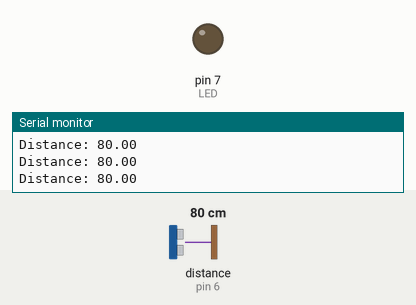
This sketch was run on a simulated Arduino Uno, built with avr-gcc and run on an emulated ATmega328P. Shown: output pins drawn as LEDs (lit = HIGH), the last lines printed to the serial monitor. The inputs (shaded band) are chosen by the test bench; at power-on: distance to the obstacle (sensor on pin 6) 80 cm.

Above: at 1.2 s.
1.3 s: distance to the obstacle (sensor on pin 6) set to 7 cm
2.8 s: distance to the obstacle (sensor on pin 6) set to 4 cm
At 3.7 s:
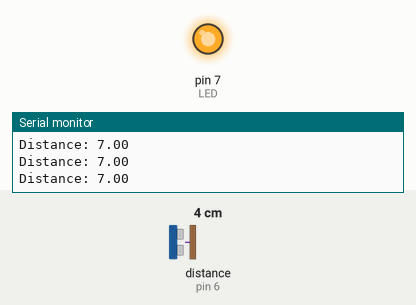
Timing chart, 0 to 5.8 s (numbered marks = the images above; inputs shaded):
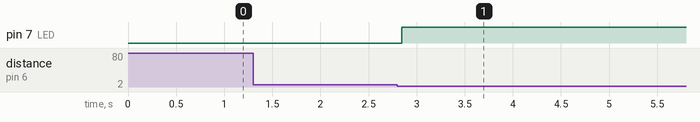

The sketch:

Ultrasonic_sensor.ino
```cpp
/*
 * file: Ultrasonic_sensor.ino
 * author: Roy Vicerra
 * revision date: 10/25/2022
 *
 * Ultrasonic Sensor and LED
 */

#include <HCSR04.h>

HCSR04 hc(5,6);
int LED=7;

void setup()
{
  Serial.begin(9600);
  pinMode(LED,OUTPUT);
}

void loop()
{
 Serial.print("Distance: ");
 Serial.println(hc.dist());
 delay(60);

 while(hc.dist()<=5)
 {
   digitalWrite(LED,HIGH);
   hc.dist();
 }

}
```

Measured:
- the behaviour switches between 6 and 5 cm on distance to the obstacle (sensor on pin 6) (found by bisection; images 0 and 1)
- after the input at 2.8 s, pin 7 (LED): LOW → HIGH after 0.05 s
